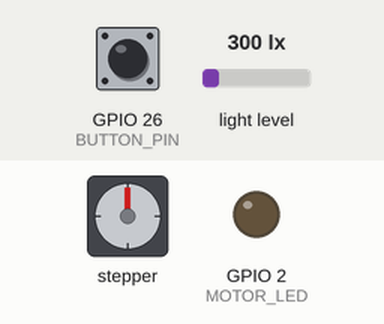
A sketch run on a simulated ESP32. On the bench: stepper motor, output pins drawn as LEDs (lit = HIGH). Wiring (inferred from the names in the program): stepper motor driver (200 steps per turn assumed): step GPIO 18; direction GPIO 19; enable GPIO 5. Inputs (shaded band) come from the test bench; at power-on: GPIO 26 (BUTTON_PIN) HIGH, light level 300 lx. Pins used as bus, display or sensor lines are not drawn; what the sketch prints to the serial monitor is not drawn.

Above: at 1.2 s.
1.3 s: GPIO 26 (BUTTON_PIN) pulled LOW for 0.15 s
At 1.76 s:
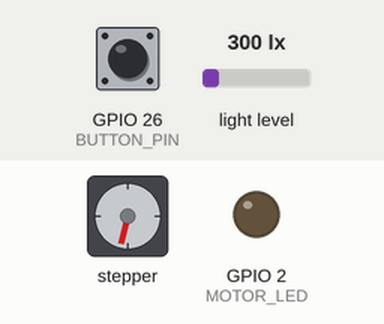
At 2.36 s:
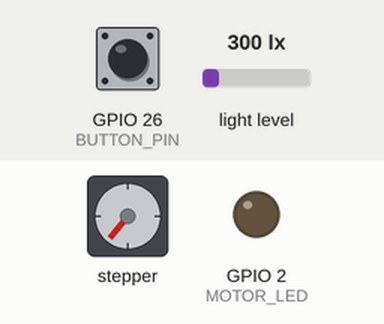
4.3 s: GPIO 26 (BUTTON_PIN) pulled LOW for 1 s
6.8 s: GPIO 26 (BUTTON_PIN) pulled LOW for 0.15 s
At 12.07 s:
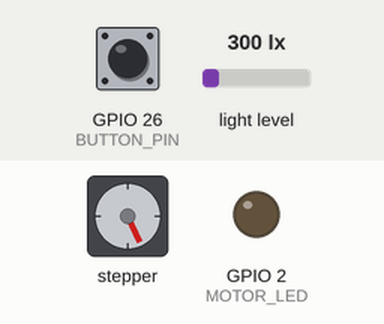
12.8 s: light level set to 1000 lx
15.8 s: light level set to 40 lx
Timing chart, 0 to 19.8 s (numbered marks = the images above; inputs shaded):
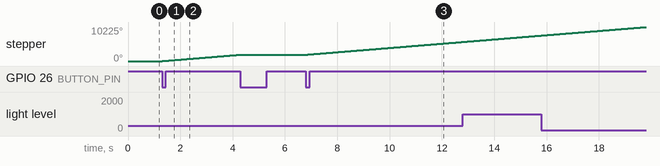

The sketch:

Mini_Demo.ino
```cpp
#include <Adafruit_Sensor.h>
#include <Wire.h>
#include <math.h>
#include "Adafruit_TSL2591.h"

// --- Pins ---
#define STEP_PIN 18
#define DIR_PIN 19
#define EN_PIN 5
#define BUTTON_PIN 26
#define BUZZER_PIN 4
#define MOTOR_LED 2

// --- Stepper Motor ---
const int stepDelayMicros = 900;
volatile bool motorRunning = false;
volatile bool motorPermanentlyStopped = false;
bool systemStarted = false;
bool buttonPreviouslyPressed = false;

bool ledBlinking = false;
unsigned long lastBlinkTime = 0;
const unsigned long blinkInterval = 250;  // 250ms = fast blink

// --- Sensor ---
Adafruit_TSL2591 tsl = Adafruit_TSL2591(2591);
const float EMA_ALPHA = 0.8;
float emaLux = 0;
float adaptiveThreshold = 0;
const float THRESHOLD_OFFSET = 500;

const int windowSize = 10;
float luxWindow[windowSize];
int luxIndex = 0;
int samplesCollected = 0;
float zThreshold = 1.2;

bool baselineReady = false;
unsigned long baselineStartTime;
const unsigned long warmupDuration = 5000;
unsigned long lastSensorCheck = 0;
const unsigned long sensorInterval = 500;

// --- Task Handle ---
TaskHandle_t stepperTaskHandle;

void setup() {
  Serial.begin(9600);

  // pinMode(SLED, OUTPUT);
  pinMode(MOTOR_LED, OUTPUT);
  digitalWrite(MOTOR_LED, LOW);

  pinMode(STEP_PIN, OUTPUT);
  pinMode(DIR_PIN, OUTPUT);
  pinMode(EN_PIN, OUTPUT);
  pinMode(BUTTON_PIN, INPUT_PULLUP);

  pinMode(BUZZER_PIN, OUTPUT);
  digitalWrite(BUZZER_PIN, LOW);  // start silent
  noTone(BUZZER_PIN);

  digitalWrite(DIR_PIN, HIGH);  // Initial motor direction
  digitalWrite(EN_PIN, LOW);

  tsl.setGain(TSL2591_GAIN_MED);
  tsl.setTiming(TSL2591_INTEGRATIONTIME_100MS);

  Serial.println("🔴 System idle. Press button to start.");

  // Start stepper motor task on Core 0
  xTaskCreatePinnedToCore(stepperTask, "Stepper Task", 10000, NULL, 1,
                          &stepperTaskHandle, 0);
}

void handleButton() {
  static unsigned long lastDebounceTime = 0;
  const unsigned long debounceDelay = 200;
  bool pressed = digitalRead(BUTTON_PIN) == LOW;

  if (pressed && !buttonPreviouslyPressed &&
      millis() - lastDebounceTime > debounceDelay) {
    lastDebounceTime = millis();
    // toggle
    systemStarted = !systemStarted;

    if (systemStarted) {
      // → START
      Serial.println("🟢 System Started.");
      motorRunning = true;
      motorPermanentlyStopped = false;
      ledBlinking = false;
      noTone(BUZZER_PIN);

      // reset warm‑up & stats
      baselineReady = false;
      samplesCollected = 0;
      luxIndex = 0;
      emaLux = 0;
      baselineStartTime = millis();

      // re‑enable motor driver if you want
      digitalWrite(EN_PIN, LOW);
      digitalWrite(MOTOR_LED, LOW);
    } else {
      // → RESET/STOP
      Serial.println("🔁 System Reset.");
      motorRunning = false;
      motorPermanentlyStopped = false;
      ledBlinking = false;
      digitalWrite(MOTOR_LED, LOW);
      noTone(BUZZER_PIN);
      digitalWrite(EN_PIN, HIGH);  // disable driver
    }
  }

  buttonPreviouslyPressed = pressed;
}

void loop() {
  handleButton();

  if (!systemStarted) {
    // idle until started
    taskYIELD();
    return;
  }

  // blink logic
  if (ledBlinking && millis() - lastBlinkTime >= blinkInterval) {
    lastBlinkTime = millis();
    digitalWrite(MOTOR_LED, !digitalRead(MOTOR_LED));
  }

  // warm‑up phase
  if (!baselineReady) {
    if (millis() - baselineStartTime >= warmupDuration) {
      baselineReady = true;
      Serial.println("✅ Baseline ready. Motor running.");
    }
    taskYIELD();
    return;
  }

  // sample every sensorInterval
  if (millis() - lastSensorCheck >= sensorInterval) {
    lastSensorCheck = millis();

    float currentLux = readLux();
    if (isnan(currentLux) || isinf(currentLux)) currentLux = 0;

    // EMA + threshold
    emaLux = EMA_ALPHA * currentLux + (1 - EMA_ALPHA) * emaLux;
    adaptiveThreshold = emaLux + THRESHOLD_OFFSET;

    // sliding window
    luxWindow[luxIndex] = currentLux;
    luxIndex = (luxIndex + 1) % windowSize;
    if (samplesCollected < windowSize) {
      samplesCollected++;
      Serial.println("📊 Collecting lux window...");
      return;
    }

    float mean = calculateMean(luxWindow);
    float stdDev = calculateStdDev(luxWindow, mean);
    float zScore = (stdDev > 0) ? (currentLux - mean) / stdDev : 0;

    Serial.printf("Lux:%.1f EMA:%.1f Thr:%.1f Z:%.2f\n", currentLux, emaLux,
                  adaptiveThreshold, zScore);

    // detection
    if (currentLux > adaptiveThreshold && fabs(zScore) > zThreshold) {
      Serial.println("🔥 Fire detected! Motor stopped.");
      motorRunning = false;
      ledBlinking = true;
      tone(BUZZER_PIN, 3000);
      digitalWrite(EN_PIN, HIGH);  // optional driver disable
    }
  }

  taskYIELD();
}

void stepperTask(void* parameter) {
  while (true) {
    if (motorRunning && !motorPermanentlyStopped) {
      digitalWrite(STEP_PIN, HIGH);
      delayMicroseconds(stepDelayMicros);
      digitalWrite(STEP_PIN, LOW);
      delayMicroseconds(stepDelayMicros);
    } else {
      delay(10);  // Lower CPU use
    }

    vTaskDelay(1 / portTICK_PERIOD_MS);  // Feed watchdog
  }
}

float readLux() {
  // digitalWrite(SLED, HIGH);
  delay(50);
  uint32_t lum = tsl.getFullLuminosity();
  uint16_t ir = lum >> 16;
  uint16_t full = lum & 0xFFFF;
  // digitalWrite(SLED, LOW);
  float visible = full - ir;
  return (float)visible;
}

float calculateMean(float data[]) {
  float sum = 0;
  for (int i = 0; i < windowSize; i++) sum += data[i];
  return sum / windowSize;
}

float calculateStdDev(float data[], float mean) {
  float sumSq = 0;
  for (int i = 0; i < windowSize; i++) {
    sumSq += pow(data[i] - mean, 2);
  }
  return sqrt(sumSq / windowSize);
}
```

Measured:
- after the input at 1.3 s, stepper: keeps turning clockwise at about 642°/s, starting at once
- after the input at 6.8 s, stepper: keeps turning clockwise at about 641°/s, starting at once
